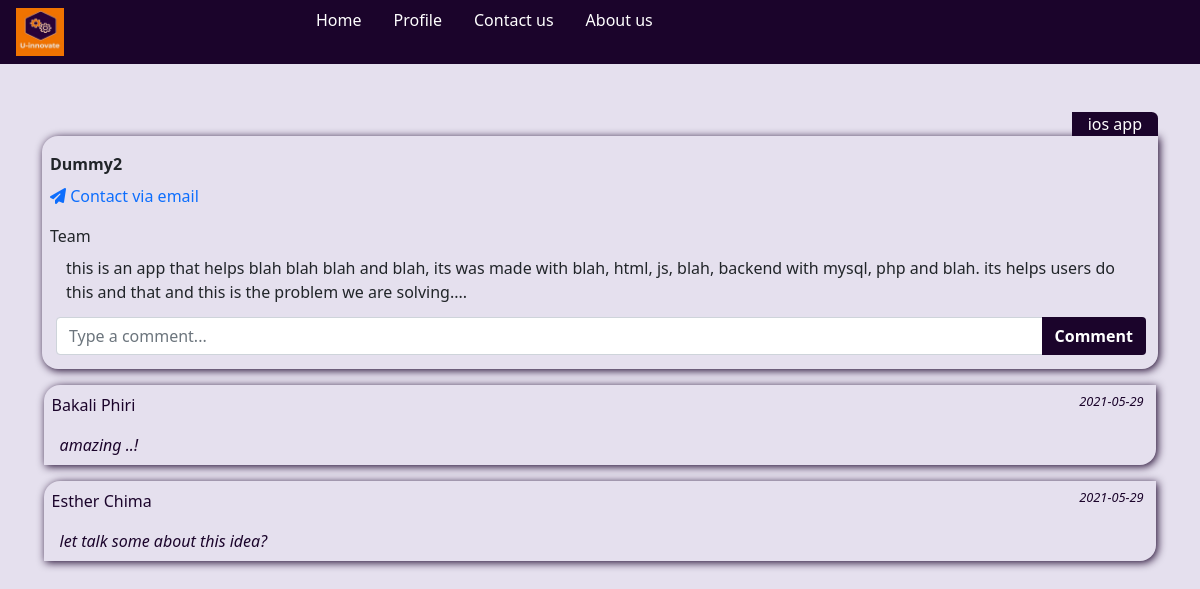
The app's page /app/pro_details.php?project_id=19 (signed in) with its own data.
### tables this page shows
CREATE TABLE `Project` (
  `id` int(6) NOT NULL,
  `student_id` int(7) NOT NULL,
  `pro_name` varchar(50) NOT NULL,
  `type` varchar(50) NOT NULL,
  `pro_desc` text NOT NULL,
  `project_file` blob DEFAULT NULL,
  `project_email` varchar(100) NOT NULL,
  `pro_ext_link` varchar(100) DEFAULT NULL,
  `pro_reg_date` date NOT NULL DEFAULT current_timestamp()
);

CREATE TABLE `Comments` (
  `comment_id` int(7) NOT NULL,
  `pro_id` int(7) NOT NULL,
  `comment` text NOT NULL,
  `owner_id` int(7) NOT NULL,
  `owner_fname` varchar(50) NOT NULL,
  `owner_lname` varchar(50) NOT NULL,
  `made_time` date NOT NULL DEFAULT current_timestamp()
);

### app/get_1_pro.php (called while the page is built, shortened)
<?php
  include("../config/connection.php");
  if( $_GET["project_id"]) {
    $pro_id = $_GET["project_id"];
    $query = "select * from Project where id=$pro_id;";
    $result = mysqli_query( $connObj, $query );
    if( mysqli_num_rows( $result ) == 1 ) {
      $project = mysqli_fetch_assoc( $result );
    }
    else { echo null; $project = null; }
  }
?>

### app/pro_details.php (the view, shortened to what this page needs)
<?php
  include("./get_1_pro.php");
  include("../config/connection.php");
?>
<!doctype html>
<html lang="en">
  <head>
    <link rel="stylesheet" href="../css/bootstrap.min.css">
    <link rel="stylesheet" href="../css/style.css">
    <link rel="stylesheet" href="../css/head.css">
    <link rel="stylesheet" href="../css/p_snippet.css">
    <link rel="stylesheet" href="../css/pro_details.css">
  </head>
  <body>
    <header >
      <div class="container-fluid row" id="header" >
        <div class="col-md-3 col-sm-3 col-xs-3 bar" >
          <a href="./main_savvy.php" class="nav-link" >
            <img id="logo" src="../logo.png" alt="logo picture" />
          </a>
        </div>
        <div id="nav_large" class="col-md-9 col-sm-9 col-xs-9" >
          <ul class="nav" id="nav-link-bs"  >
            <li class="nav-item" >
              <a href="./main_savvy.php" class="nav-link" >Home</a>
            </li>
            <li class="nav-item" >
              <a href="./savvy_profile.php" class="nav-link" >Profile</a>
            </li>
            <li class="nav-item" >
              <a href="./contactus.php" class="nav-link" >Contact us</a>
            </li>
            <li class="nav-item" >
              <a href="./aboutus.php" class="nav-link" >About us</a>
            </li>
          </ul>
        </div>
      </div>
    </header>
    <div class="container show_project" >
      <div class="type" >
        <?php echo strtolower( $project["type"] ) ?>
      </div>
      <div class="info">
        <div class="" id="main_details">
          <div class="main_name"> <?php echo  ucwords( $project["pro_name"] );  ?> </div>
          <div class="pro_link">
            <p >
              <a href="mailto:<?php echo $project['project_email']; ?>" >
                <i class="fa fa-paper-plane" ></i> Contact via email
              </a>
            </p>
          </div>
          <div class="pro_team"> Team </div>
          <div class="main_desc" >
            <?php echo strtolower( $project["pro_desc"] ); ?>
          </div>
        </div>
        <form action="./post_comment.php?project_id=<?php echo $project["id"];?>" method="post">
          <div class= "comment input-group" >
            <input class="form-control" type="text" name="comment"  placeholder="Type a comment..." id="usr_com" value="">
            <input class="btn" type="submit" value="Comment" name="com_btn" id="com_btn" />
          </div>
        </form>
      </div>
      <div id="comm">
        <?php
          $project_id = $project["id"];
          $query = "select * from Comments where pro_id = '$project_id' ";
          $result = mysqli_query( $connObj, $query );
          if( mysqli_num_rows( $result ) > 0 ) {
            while( $comment = mysqli_fetch_assoc( $result ) ) {
        ?>
        <div class="ind_comment" >
          <p class="com_time">
            <?php echo $comment["made_time"] ?>
          </p>
          <p >
            <?php echo ucwords($comment["owner_fname"]) . " " . ucwords($comment["owner_lname"]); ?>
          </p>
          <p class ="com">
            <?php echo $comment["comment"]; ?>
          </p>
        </div>
        <?php    }
          }
        ?>
      </div>
    </div>
  </body>
</html>

### css/style.css (style rules this page uses)
* { padding: 0em; margin: 0em; box-sizing: border-box; }
body { background-color: rgb(229, 224, 238); height: 100vh; position: relative; padding-bottom: 0; margin-bottom: 0; z-index: -1; }
#logo { width: 3em; height: auto; }
.info { clear: both; padding: .5em; }
* { box-sizing: border-box; padding: 0em; margin: 0em; }
.container-fluid { margin: 0em; padding: 0em; }
header { padding: 0em; margin: 0em; background-color: rgb(27, 4, 43); }
#header div { display: inline; padding: 0em; margin: 0em }
header a { color: rgb( 255, 255, 255); }
a { text-decoration: none; }
.div_btn, input[type="submit"], input[type="reset"], #search_btn, #search_remove { color: white; background-color: rgb(27, 4, 43); font-weight: bold; }
.main_desc { padding: .5em; }
div { margin: .5em .1em; }
.info { margin: 1em auto; box-shadow: .1em .1em .5em rgb(27, 4, 43); padding: .8em 1em; border-radius: 1em 0em 1em 1em; }

### css/head.css (style rules this page uses)
* { box-sizing: border-box; padding: 0em; margin: 0em; }
.container-fluid { margin: 0em; padding: 0em; }
#header div { display: inline; padding: 0em; margin: 0em }
a { text-decoration: none; }

### css/p_snippet.css (style rules this page uses)
.info { clear: both; padding: .5em; }
img { width: 20%; padding: 0em; margin: 0em; }
.comment { margin: 0em; padding: 0em; }
input[type="submit"], #com_btn { color: white; background-color: rgb(27, 4, 43); }
#usr_com { width: 70% }
.type { float: right; padding: .01em 1em; font-size: 1em; color: rgb( 255, 255, 255); background-color: rgb(27, 4, 43); margin: 0em; border-top-right-radius: .4em; }
#main_details div { margin: .5em 0em; }
#main_details { margin: 0em; }
#main_details { padding: 0em; }
.main_name { font-weight: bold; }
.show_project { margin: 3em auto; }

### css/pro_details.css (style rules this page uses)
.box3, .pro_team { margin-left: 5%; width: 200px; }
.comment { margin: 1px; padding: 5px; width: 100%; }
.ind_comment { background-color: rgb(229, 224, 238); margin: 1em 0em; color: rgb( 27, 4, 43); border-radius: 1em 0em 1em 0em; box-shadow: .1em .1em .5em rgb(27, 4, 43); }
.ind_comment p { margin: 0em; padding: .5em; }
.ind_comment .com { font-style: italic; padding-left: 1em; }
.ind_comment .com_time { float: right; text-align: right; font-style: italic; font-size: .8em; padding-right: 1em; }
.main_desc { padding: 0em 1em; }

### records on screen
project: type "ios app", pro_name "Dummy2", pro_desc "this is an app that helps blah blah blah and blah, its was made with blah, html, js, blah, backend with mysql, php and blah. its helps users do this and that and this is the problem we are solving...."
comments: made_time "2021-05-29", owner_fname "Bakali", owner_lname "Phiri", comment "amazing ..!"
comments: made_time "2021-05-29", owner_fname "Esther", owner_lname "Chima", comment "let talk some about this idea?"
